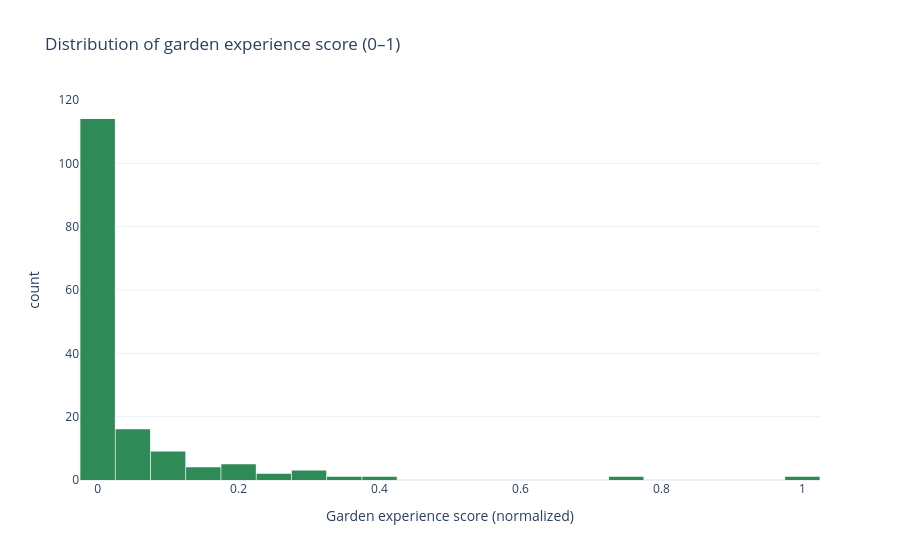

Here is the notebook cell this chart was saved with:
### Markdown cell above
## Distributions
We visualize the main derived variables and save figures to `data/final_outputs/new_analysis_2/`.

### Code cell
fig_hist = px.histogram(
    df,
    x="garden_experience_score",
    nbins=30,
    title="Distribution of garden experience score (0–1)",
    labels={"garden_experience_score": "Garden experience score (normalized)"},
    color_discrete_sequence=["seagreen"],
)
fig_hist.update_layout(bargap=0.02, showlegend=False)
fig_hist.show()

fig_hist.write_html(images_path / "experience_score_hist.html")
fig_hist.write_image(images_path / "experience_score_hist.png", width=800, height=500, scale=3)
print("Saved experience_score_hist.html and .png")

### Figure 1 — Plotly figure (JSON) as saved in the notebook; plotly's stock layout.template omitted (floating-point values rounded to 4 significant figures; data arrays with more than 128 entries replaced by an {"elided": "..."} marker saying what was removed)
{"data": [{"alignmentgroup": "True", "bingroup": "x", "hovertemplate": "Garden experience score (normalized)=%{x}<br>count=%{y}<extra></extra>", "legendgroup": "", "marker": {"color": "seagreen", "pattern": {"shape": ""}}, "name": "", "nbinsx": 30, "offsetgroup": "", "orientation": "v", "showlegend": false, "type": "histogram", "x": {"elided": "157 float values"}, "xaxis": "x", "yaxis": "y"}], "layout": {"bargap": 0.02, "barmode": "relative", "legend": {"tracegroupgap": 0}, "showlegend": false, "title": {"text": "Distribution of garden experience score (0–1)"}, "xaxis": {"anchor": "y", "domain": [0, 1], "title": {"text": "Garden experience score (normalized)"}}, "yaxis": {"anchor": "x", "domain": [0, 1], "title": {"text": "count"}}}}
